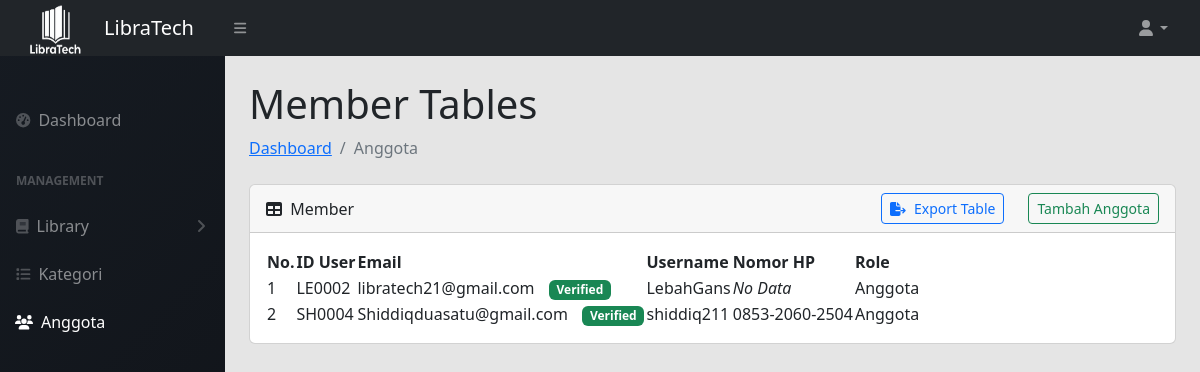
/Admin/daftar_anggota.php (signed in), run on an earlier commit of the app's database.
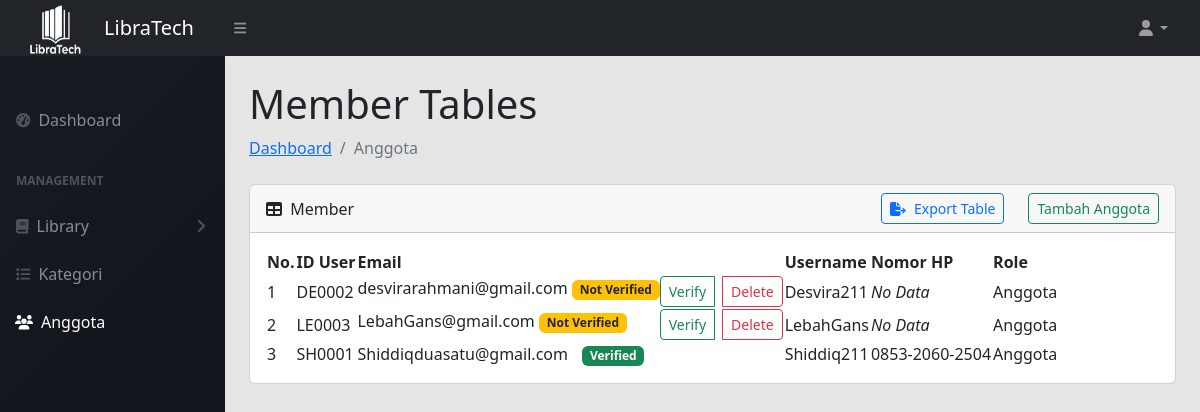
And on a later commit of the database.
### tables this page shows
CREATE TABLE `user` (
  `id_user` varchar(200) NOT NULL,
  `Email` varchar(250) NOT NULL,
  `username` varchar(50) NOT NULL,
  `password` varchar(255) NOT NULL,
  `nomorhp` varchar(15) NOT NULL DEFAULT '0',
  `role` enum('Admin','Anggota') NOT NULL DEFAULT 'Anggota',
  `verify` tinyint NOT NULL DEFAULT '0',
  `verify_nohp` tinyint NOT NULL DEFAULT '0',
  `if_visible` tinyint NOT NULL DEFAULT '1'
);

### Admin/daftar_anggota.php (the view, shortened to what the changed rows need)
<?php
require "../func.php";
?>
<!DOCTYPE html>
<html lang="en">
<head>
    <link href="https://cdn.jsdelivr.net/npm/simple-datatables@7.1.2/dist/style.min.css" rel="stylesheet" />
    <link href="../css/styles.css" rel="stylesheet" />
    <link href="../css/selfstyle.css" rel="stylesheet" />
</head>
<body class="sb-nav-fixed">
    <div id="layoutSidenav">
        <div id="layoutSidenav_content">
            <main>
                <div class="container-fluid px-4">
                    <h1 class="mt-4">Member Tables</h1>
                    <div class="card mb-4">
                        <div class="card-body">
                            <table id="datatablesSimple">
                                <thead>
                                    <tr>
                                        <th>No.</th>
                                        <th>ID User</th>
                                        <th>Email</th>
                                        <th>Username</th>
                                        <th>Nomor HP</th>
                                        <th>Role</th>
                                    </tr>
                                </thead>
                                <tbody>
                                    <?php
                                    $query = "SELECT * FROM user where if_visible = TRUE";
                                    $no = 1;
                                    $result = mysqli_query($conn, $query);
                                    while ($data = mysqli_fetch_array($result)) {
                                        $id_user = $data['id_user'];
                                        $email = $data['Email'];
                                        $username = $data['username'];
                                        $nomorhp = $data['nomorhp'];
                                        $role = $data['role'];
                                        ?>
                                        <tr>
                                            <td><?= $no++ ?></td>
                                            <td><?= $id_user ?></td>
                                            <td>
                                                <?= $email ?>
                                                <?php if ($data['verify'] == 1): ?>
                                                    <span style="margin-left: 10px;" class="badge bg-success">Verified</span>
                                                <?php else: ?>
                                                    <span class="badge bg-warning text-dark">Not Verified</span>
                                                    <div style="float: right;" class="btn-group" role="group"
                                                        aria-label="Basic example">
                                                        <button type="button" class="btn btn-sm btn-outline-success me-2"
                                                            data-bs-toggle="modal"
                                                            data-bs-target="#verifyEmail<?= $id_user ?>">Verify</button>
                                                        <button type="button" class="btn btn-sm btn-outline-danger"
                                                            data-bs-toggle="modal"
                                                            data-bs-target="#deleteEmail<?= $id_user ?>">Delete</button>
                                                    </div>
                                                <?php endif; ?>
                                            </td>
                                            <td><?= $username ?></td>
                                            <td><?= ($nomorhp == 0) ? "<i>No Data</i>" : $nomorhp ?></td>
                                            <td><?= $role ?></td>
                                        </tr>
                                        <?php
                                    }
                                    ?>
                                </tbody>
                            </table>
                        </div>
                    </div>
                </div>
            </main>
        </div>
    </div>
</body>
</html>

What changed in the data, as far as the page shows it:
removed user: id_user "LE0002", Email "libratech21@gmail.com", verify "Verified", username "LebahGans", nomorhp "No Data", role "Anggota"
removed user: id_user "SH0004", Email "Shiddiqduasatu@gmail.com", verify "Verified", username "shiddiq211", nomorhp "0853-2060-2504", role "Anggota"
added user: id_user "DE0002", Email "desvirarahmani@gmail.com", username "Desvira211", nomorhp "No Data", role "Anggota"
added user: id_user "LE0003", Email "LebahGans@gmail.com", username "LebahGans", nomorhp "No Data", role "Anggota"
added user: id_user "SH0001", Email "Shiddiqduasatu@gmail.com", verify "Verified", username "Shiddiq211", nomorhp "0853-2060-2504", role "Anggota"
